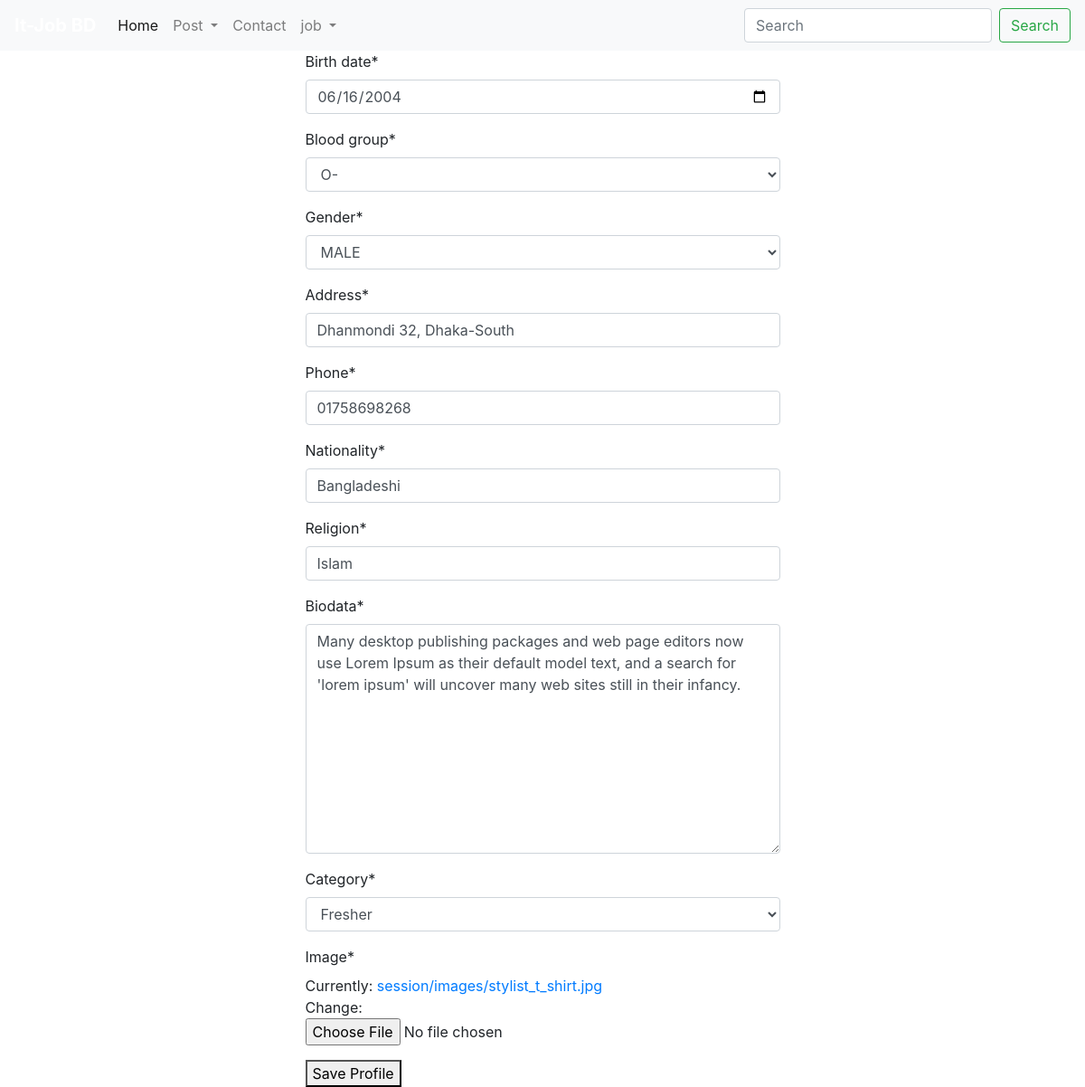
The app's page /session/userpro/ (signed in) with its own data.
### session/models.py (models this page shows, shortened)
class UserProfile(models.Model):
    GENRE_CHOICES = (
        ('Male', 'MALE'),
        ('Female', 'FEMALE'),
    )
    CATEGORY=(
        ('Student', 'Student'),
        ('Fresher', 'Fresher'),
        ('Experience', 'Experience'),
        ('Experience Plus', 'Experience Plus'),
    )
    BLOOD_GROUP=(
        ('A+', 'A+'),
        ('A-', 'A-'),
        ('AB+', 'AB+'),
        ('AB-', 'AB-'),
        ('B+', 'B+'),
        ('B-', 'B-'),
        ('O+', 'O+'),
        ('O-', 'O-'),
    )
    user = models.OneToOneField(User,on_delete=models.CASCADE)
    birth_date = models.DateField()
    blood_group=models.CharField(max_length=3, choices=BLOOD_GROUP)
    gender = models.CharField(max_length=50, choices=GENRE_CHOICES)
    address = models.CharField(max_length=150)
    phone=models.CharField(max_length=13)
    nationality = models.CharField(max_length=30)
    religion = models.CharField(max_length=50)
    biodata=models.TextField()
    category=models.CharField(max_length=50,choices=CATEGORY,null=True)
    image=models.ImageField(default='default.jpg', upload_to='session/images')

### session/views.py (the view)
# urls.py: path('userpro/', userProfile, name='userProfile'),
def userProfile(request):
    try:
        instance = UserProfile.objects.get(user=request.user)
    except UserProfile.DoesNotExist:
        instance = None
    if request.method=='POST':
        if instance:
            form=UserProfileForm(request.POST, request.FILES, instance=instance)
        else:
            form=UserProfileForm(request.POST, request.FILES)
        if form.is_valid():
            obj = form.save(commit=False)
            obj.user=request.user
            obj.save()
            messages.success(request, "Successfully Saved Your Profile")
            return redirect('homeview')
    else:
        form=UserProfileForm(instance=instance)
    context={
        'form':form
    }
    return render(request, 'session/userprocreate.html', context)

### session/forms.py
class UserProfileForm(forms.ModelForm):
    birth_date = forms.DateField(widget=forms.TextInput(attrs={'type':'date'}))
    class Meta:
        model = UserProfile
        exclude = ('user', )

### templates/session/userprocreate.html (shortened to what this page needs)
{% extends 'basic.html' %}
{% load crispy_forms_tags %}
{% block body %}
<div class="container">
  <div class="col-md-6 offset-md-3">
    <form class="" action="" method="post" enctype="multipart/form-data">
      {{form|crispy}}
      <button type="submit" name="">Save Profile</button>
    </form>
  </div>
</div>
{% endblock %}

### templates/basic.html (shortened to what this page needs)
<!doctype html>
<html lang="en">
  <head>
    {% load static %}
    {% load notifications_tags %}
    <link rel="stylesheet" href="https://stackpath.bootstrapcdn.com/bootstrap/4.3.1/css/bootstrap.min.css">
    <link rel="stylesheet" href="{% static 'css/style.css' %}">
  </head>
  <body>
    <nav class="navbar navbar-expand-lg navbar-light bg-light">
      <a class="navbar-brand" href="/">It-Job BD</a>
      <div class="collapse navbar-collapse" id="navbarSupportedContent">
        <ul class="navbar-nav mr-auto">
          <li class="nav-item active">
            <a class="nav-link" href="{% url 'homeview' %}">Home <span class="sr-only">(current)</span></a>
          </li>
            {% notifications_unread as unread_count %}
          <li class="nav-item dropdown">
            <a class="nav-link dropdown-toggle" href="#" id="navbarDropdown" role="button" data-toggle="dropdown" aria-haspopup="true" aria-expanded="false">
              Post
            </a>
          </li>
          <li class="nav-item">
            <a class="nav-link" href="{% url 'jobpost:contact' %}">Contact</a>
          </li>
          {% if user.is_authenticated %}
          <li class="nav-item dropdown">
            <a class="nav-link dropdown-toggle" href="#" id="navbarDropdown" role="button" data-toggle="dropdown" aria-haspopup="true" aria-expanded="false">
              {{user.username}}
            </a>
          </li>
          {% endif %}
        </ul>
        <form method="post" action="/jobpost/search/" class="form-inline my-2 my-lg-0">
          <input class="form-control mr-sm-2" type="search" placeholder="Search" name="search" aria-label="Search">
          <button class="btn btn-outline-success my-2 my-sm-0" type="submit">Search</button>
        </form>
      </div>
    </nav>
    {% block body %}
    {% endblock %}
  </body>
</html>

### static/CSS/style.css (style rules this page uses)
.navbar .navbar-brand { color: white; font-weight: bold; }

### records on screen
UserProfile: birth_date "06/16/2004", blood_group "O-", gender "MALE", address "Dhanmondi 32, Dhaka-South", phone "01758698268", nationality "Bangladeshi", religion "Islam", biodata "Many desktop publishing packages and web page editors now use Lorem Ipsum as their default model text, and a search for 'lorem ipsum' will uncover many web sites still in their infancy.", category "Fresher"

### other values on screen
{{ user.username }} "job"
